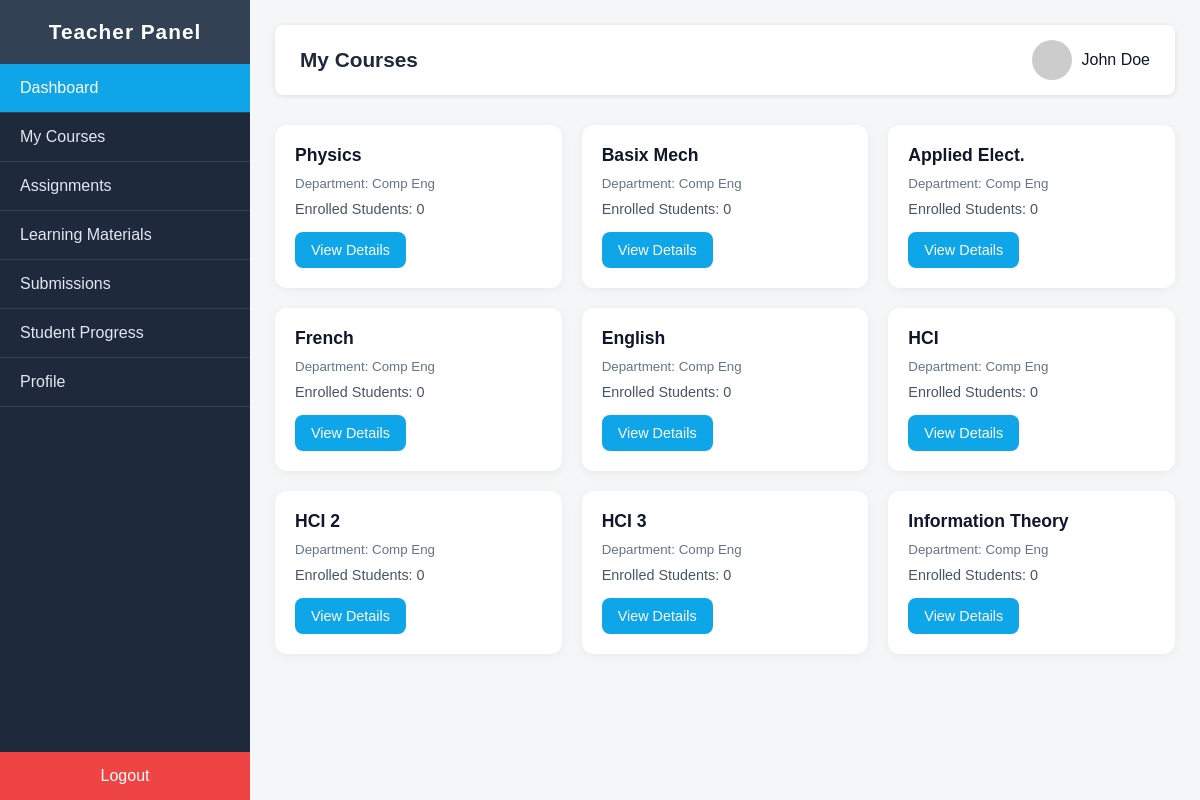
Page /dashboard/teacher/courses/ (signed in) on the earlier database version.
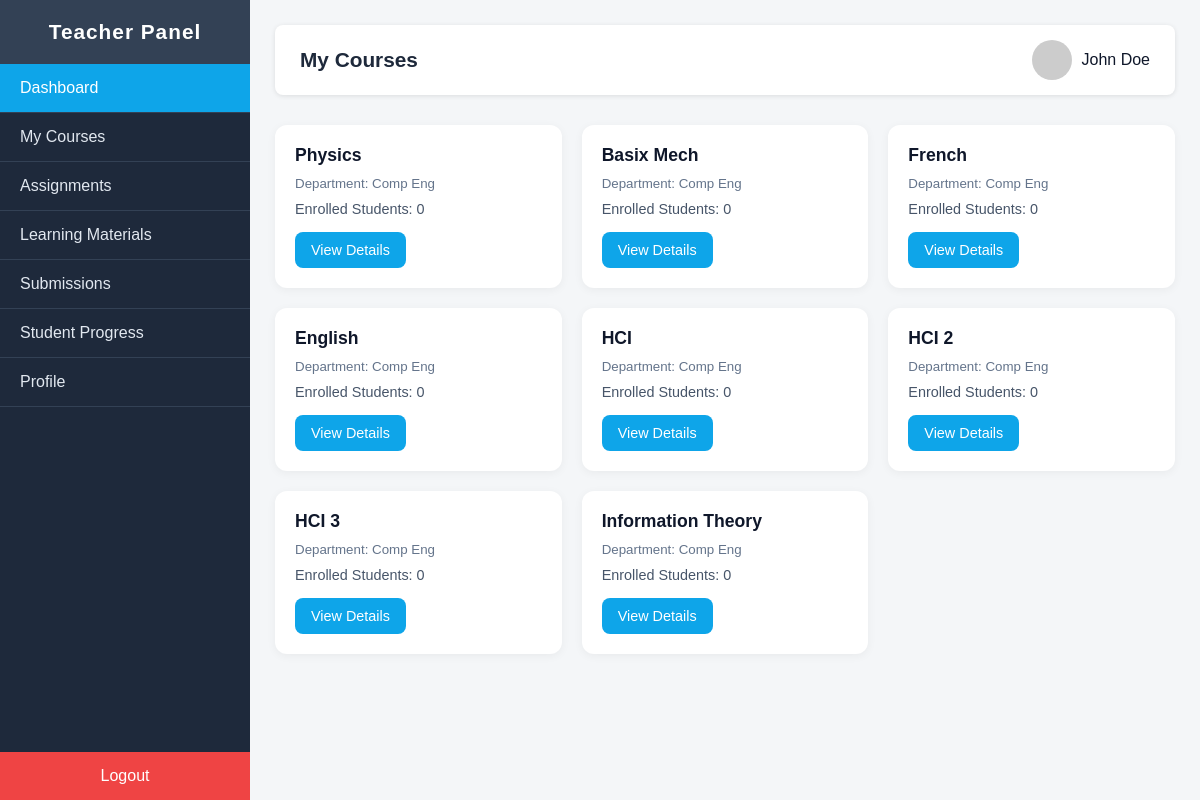
Same page on the later database version.
### main/models.py (models this page shows, shortened)
class Course(models.Model):
    slug = models.SlugField(unique=True,blank=True,max_length=100)
    name = models.CharField(blank=True,unique=True,max_length=100)
    teacher = models.ForeignKey(
        settings.AUTH_USER_MODEL,
        blank=True,
        on_delete=models.SET_NULL,
        related_name="courses_assigned",
        null=True
        )
    students = models.ManyToManyField(
        settings.AUTH_USER_MODEL,
        blank=True,
        related_name="courses_enrolled",
        null=True
        )
    created_by = models.ForeignKey(
        settings.AUTH_USER_MODEL,
        blank=True,
        null=True,
        on_delete=models.SET_NULL,
        related_name="courses_created",
        default="3"
        )
    department = models.ForeignKey(
        Department,
        blank=True,
        null=True,
        on_delete=models.SET_NULL,
        related_name="courses"
        )
    created_at = models.DateTimeField(auto_now_add=True)
    updated_at = models.DateTimeField(auto_now=True)

class Department(models.Model):
    slug = models.SlugField(unique= True, blank=True)
    name = models.CharField(blank=True,max_length=100,unique=True)
    created_by = models.ForeignKey(
        settings.AUTH_USER_MODEL,
        on_delete= models.CASCADE,
        related_name="departments_created"
        )
    updated_at = models.DateTimeField(auto_now=True)

### main/views.py (the view)
# urls.py: path("teacher/courses/",views.teacher_course_list,name = "teacher_course_list"),
def teacher_course_list(request):
    courses = Course.objects.filter(teacher = request.user)
    context = {
        "courses":courses
    }
    return render(request,"main/teacher_course_list.html",context)

### main/context_processors.py (called while the page is built)
def total_values(request):
    total_users = User.objects.all().count()
    total_teachers = User.objects.filter(role = "teacher").count()
    total_students = User.objects.filter(role = "student").count()
    total_departments = Department.objects.all().count()
    total_courses = Course.objects.all().count()
    context = {
        "total_students":total_students,
        "total_teachers":total_teachers,
        "total_courses":total_courses,
        "total_departments":total_departments,
    }
    return context

### main/templates/main/teacher_course_list.html
{% extends 'teacher_base.html' %}
{% load static %}
{% block extra_styles %}
    <link rel="stylesheet" href="{% static 'main/css/teacher_course_list.css' %}">
{% endblock extra_styles %}
{% block body %}
  <main class="main-content">
    <div class="top-bar">
      <h1>My Courses</h1>
      <div class="profile">
        <img src="https://via.placeholder.com/40" alt="Teacher">
        <span>John Doe</span>
      </div>
    </div>
    <section class="course-grid">
       {% for course in courses %}
       <a href="{% url 'main:teacher_course_detail' course.slug %}">
            <div class="course-card">
                <h3>{{course.name}}</h3>
                <small>Department: {{course.department.name}}</small>
                <p>Enrolled Students: {{course.students|length}}</p>
                <button class="view-btn">View Details</button>
            </div>
       </a>
       {% empty %}
       <p> No courses Assigned yet</p>
       {% endfor %}
    </section>
  </main>
{% endblock body %}

Differences in the rows shown:
no longer on this page (row edited): Course: name "Applied Elect.", department.name "Comp Eng", students|length "0"
